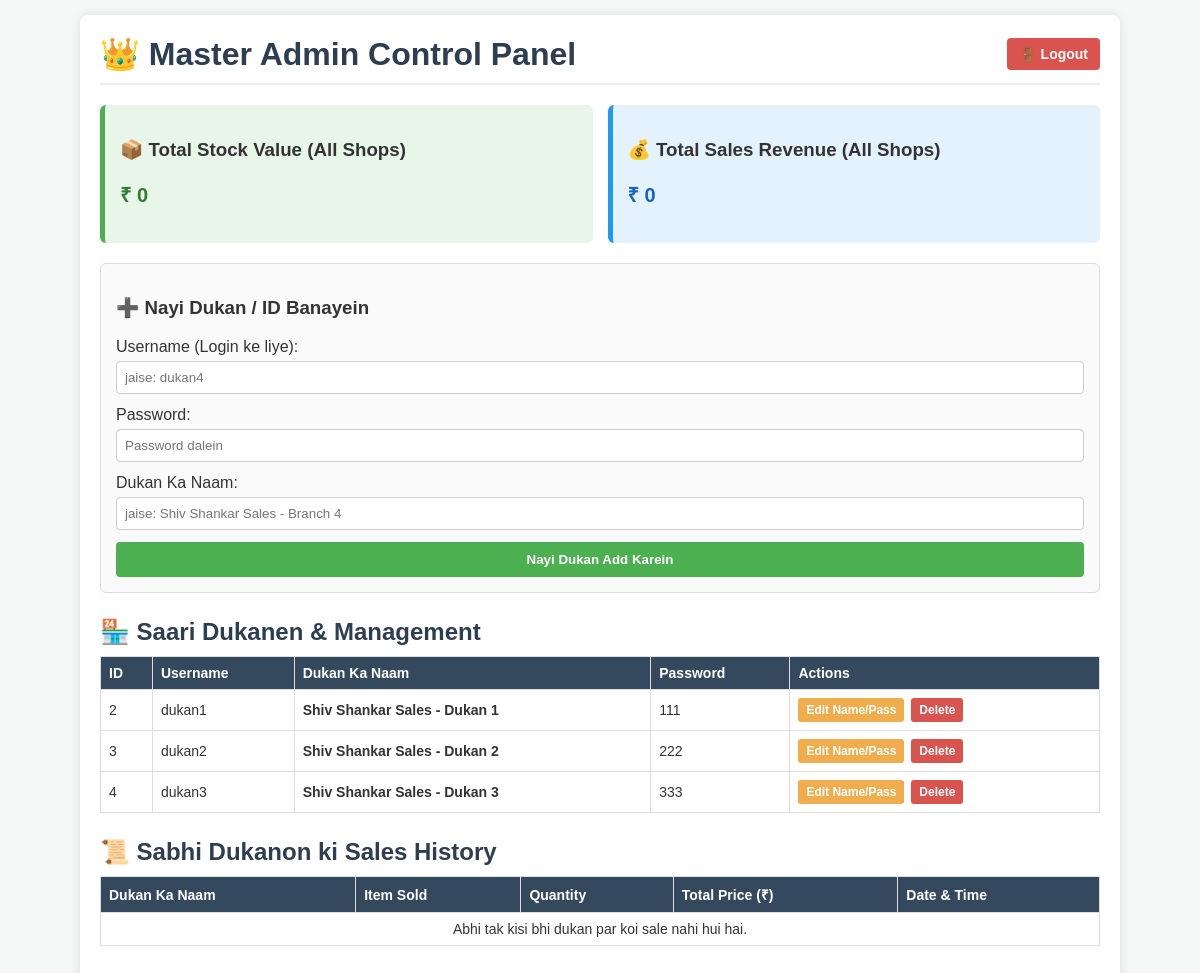
The page /admin (signed in) on the database its author committed.
### tables this page shows
CREATE TABLE users (
            id INTEGER PRIMARY KEY AUTOINCREMENT,
            username TEXT UNIQUE NOT NULL,
            password TEXT NOT NULL,
            shop_name TEXT NOT NULL,
            role TEXT NOT NULL DEFAULT 'shop'
        );

### app.py (the view, shortened to what this page needs)
@app.route('/admin', methods=('GET', 'POST'))
def admin_dashboard():
    if 'user_id' not in session or session.get('role') != 'admin':
        return redirect(url_for('login'))
    conn = get_db_connection()
    shops = conn.execute('SELECT * FROM users WHERE role = "shop"').fetchall()
    all_sales = conn.execute('SELECT * FROM sales ORDER BY id DESC').fetchall()
    all_items = conn.execute('SELECT * FROM items').fetchall()
    grand_total_sales = sum(s['total_price'] for s in all_sales)
    grand_total_stock = sum(i['rate'] * i['stock'] for i in all_items)
    conn.close()
    return render_template('admin.html', shops=shops, all_sales=all_sales,
                           grand_total_sales=grand_total_sales,
                           grand_total_stock=grand_total_stock)

### app.py (called while the page is built)
def get_db_connection():
    conn = sqlite3.connect('shop.db')
    conn.row_factory = sqlite3.Row
    return conn

### templates/admin.html (shortened to what this page needs)
<!DOCTYPE html>
<html lang="en">
<head>
</head>
<body>
<div class="container">
    <div class="header-flex">
        <h1>👑 Master Admin Control Panel</h1>
        <a href="{{ url_for('logout') }}" class="btn-logout">🚪 Logout</a>
    </div>
    <div class="summary-grid">
        <div class="card">
            <h3>📦 Total Stock Value (All Shops)</h3>
            <p style="font-size: 20px; font-weight: bold; color: #2e7d32;">₹ {{ grand_total_stock }}</p>
        </div>
        <div class="card card-sales">
            <h3>💰 Total Sales Revenue (All Shops)</h3>
            <p style="font-size: 20px; font-weight: bold; color: #1565c0;">₹ {{ grand_total_sales }}</p>
        </div>
    </div>
    <div class="form-box">
        <h3>➕ Nayi Dukan / ID Banayein</h3>
        <form method="POST">
            <label>Username (Login ke liye):</label>
            <input type="text" name="username" required placeholder="jaise: dukan4">
            <label>Password:</label>
            <input type="text" name="password" required placeholder="Password dalein">
            <label>Dukan Ka Naam:</label>
            <input type="text" name="shop_name" required placeholder="jaise: Shiv Shankar Sales - Branch 4">
            <button type="submit">Nayi Dukan Add Karein</button>
        </form>
    </div>
    <h2>🏪 Saari Dukanen & Management</h2>
    <table>
        <tr>
            <th>ID</th>
            <th>Username</th>
            <th>Dukan Ka Naam</th>
            <th>Password</th>
            <th>Actions</th>
        </tr>
        {% for shop in shops %}
        <tr>
            <td>{{ shop.id }}</td>
            <td>{{ shop.username }}</td>
            <td><strong>{{ shop.shop_name }}</strong></td>
            <td>{{ shop.password }}</td>
            <td>
                <a href="{{ url_for('admin_edit_shop', id=shop.id) }}" class="btn-action btn-edit">Edit Name/Pass</a>
                <form method="POST" style="display:inline;" onsubmit="return confirm('Kya aap is dukan ko delete karna chahte hain?');">
                    <button type="submit" class="btn-action btn-delete" style="width:auto; padding:5px 8px;">Delete</button>
                </form>
            </td>
        </tr>
        {% endfor %}
    </table>
    <h2>📜 Sabhi Dukanon ki Sales History</h2>
    <table>
        <tr>
            <th>Dukan Ka Naam</th>
            <th>Item Sold</th>
            <th>Quantity</th>
            <th>Total Price (₹)</th>
            <th>Date & Time</th>
        </tr>
        {% for sale in all_sales %}
        <tr>
            <td><strong>{{ sale.shop_name }}</strong></td>
            <td>{{ sale.item_name }}</td>
            <td>{{ sale.quantity }}</td>
            <td>₹ {{ sale.total_price }}</td>
            <td>{{ sale.date }}</td>
        </tr>
        {% else %}
        <tr><td colspan="5" style="text-align:center;">Abhi tak kisi bhi dukan par koi sale nahi hui hai.</td></tr>
        {% endfor %}
    </table>
</div>
</body>
</html>

### templates/admin.html (style rules this page uses)
body { font-family: Arial, sans-serif; margin: 15px; background: #f4f7f6; color: #333; }
.container { max-width: 1000px; margin: auto; background: white; padding: 20px; border-radius: 8px; box-shadow: 0 0 10px rgba(0,0,0,0.1); }
.header-flex { display: flex; justify-content: space-between; align-items: center; border-bottom: 2px solid #eee; padding-bottom: 10px; margin-bottom: 20px; }
h1, h2 { color: #2c3e50; margin: 0; }
.btn-logout { background: #d9534f; color: white; padding: 8px 12px; text-decoration: none; border-radius: 4px; font-size: 14px; font-weight: bold; }
.summary-grid { display: flex; gap: 15px; margin-bottom: 20px; }
.card { flex: 1; background: #e8f5e9; padding: 15px; border-radius: 6px; border-left: 5px solid #4CAF50; }
.card-sales { background: #e3f2fd; border-left-color: #2196F3; }
.form-box { background: #fafafa; padding: 15px; border-radius: 6px; border: 1px solid #ddd; margin-bottom: 25px; }
input { width: 100%; padding: 8px; margin: 5px 0 12px 0; box-sizing: border-box; border: 1px solid #ccc; border-radius: 4px; }
button { background: #4CAF50; color: white; border: none; padding: 10px 15px; cursor: pointer; border-radius: 4px; font-weight: bold; width: 100%; }
table { width: 100%; border-collapse: collapse; margin-top: 10px; margin-bottom: 25px; }
th, td { border: 1px solid #ddd; padding: 8px; text-align: left; font-size: 14px; }
th { background-color: #34495e; color: white; }
.btn-action { padding: 5px 8px; font-size: 12px; border-radius: 3px; text-decoration: none; color: white; font-weight: bold; margin-right: 3px; display: inline-block; }
.btn-edit { background: #f0ad4e; }
.btn-delete { background: #d9534f; }

### rows shown on the page
users: id "2", username "dukan1", shop_name "Shiv Shankar Sales - Dukan 1", password "111"
users: id "3", username "dukan2", shop_name "Shiv Shankar Sales - Dukan 2", password "222"
users: id "4", username "dukan3", shop_name "Shiv Shankar Sales - Dukan 3", password "333"

### other values the page prints
{{ grand_total_stock }} "0"
{{ grand_total_sales }} "0"
